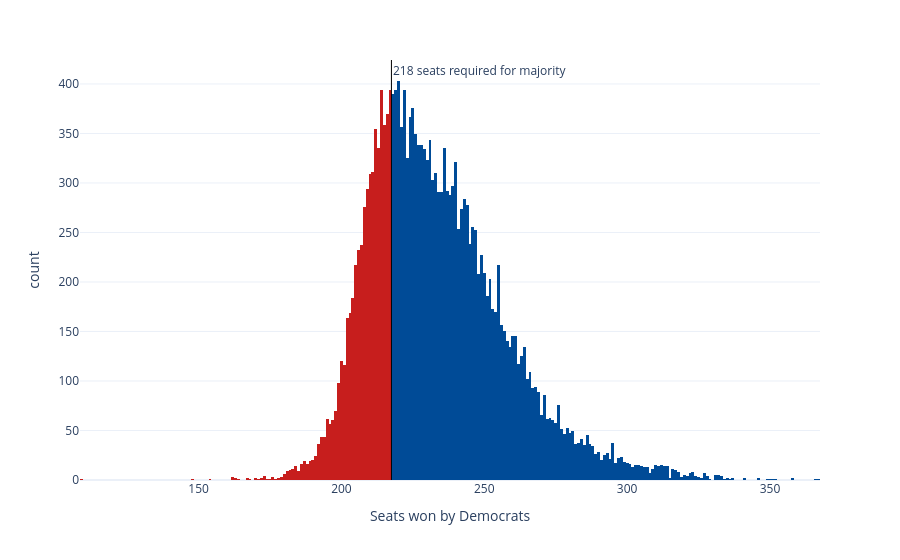

Notebook cell for this chart:
### Code cell
sims_hist = px.histogram(seat_sims, x='seats', nbins=np.unique(seat_sims['seats']).shape[0]*2, color='winner',
                         color_discrete_map={'Democrats': '#004b97', 'Republicans': '#c71e1d'},
                         labels={'seats':'Seats won by Democrats', 'winner': 'Winner'}, template='plotly_white')
sims_hist.update_traces(showlegend=False)
sims_hist.add_vline(x=217.5, line_width=1, line_color='black', annotation_text='218 seats required for majority', 
                    annotation_position='top right')
sims_hist

### Figure 1 — Plotly figure (JSON) as saved in the notebook; plotly's stock layout.template omitted (floating-point values rounded to 4 significant figures; data arrays with more than 128 entries replaced by an {"elided": "..."} marker saying what was removed)
{"data": [{"bingroup": "x", "hovertemplate": "Winner=Democrats<br>Seats won by Democrats=%{x}<br>count=%{y}<extra></extra>", "legendgroup": "Democrats", "marker": {"color": "#004b97", "pattern": {"shape": ""}}, "name": "Democrats", "nbinsx": 368, "orientation": "v", "showlegend": false, "type": "histogram", "x": {"elided": "14489 int values"}, "xaxis": "x", "yaxis": "y"}, {"bingroup": "x", "hovertemplate": "Winner=Republicans<br>Seats won by Democrats=%{x}<br>count=%{y}<extra></extra>", "legendgroup": "Republicans", "marker": {"color": "#c71e1d", "pattern": {"shape": ""}}, "name": "Republicans", "nbinsx": 368, "orientation": "v", "showlegend": false, "type": "histogram", "x": {"elided": "5511 int values"}, "xaxis": "x", "yaxis": "y"}], "layout": {"annotations": [{"showarrow": false, "text": "218 seats required for majority", "x": 217.5, "xanchor": "left", "xref": "x", "y": 1, "yanchor": "top", "yref": "y domain"}], "barmode": "relative", "legend": {"title": {"text": "Winner"}, "tracegroupgap": 0}, "margin": {"t": 60}, "shapes": [{"line": {"color": "black", "width": 1}, "type": "line", "x0": 217.5, "x1": 217.5, "xref": "x", "y0": 0, "y1": 1, "yref": "y domain"}], "xaxis": {"anchor": "y", "domain": [0, 1], "title": {"text": "Seats won by Democrats"}}, "yaxis": {"anchor": "x", "domain": [0, 1], "title": {"text": "count"}}}}
